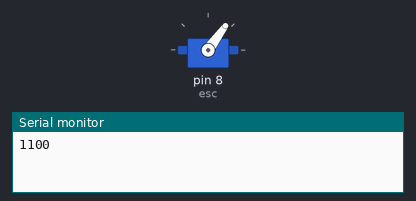
The sketch below on a simulated Arduino Uno, built with avr-gcc and run on an emulated ATmega328P. Parts: servo, the last lines printed to the serial monitor.

Above: at 0.05 s.
At 6.5 s:
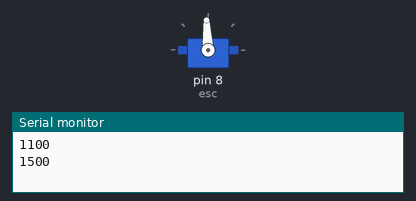
At 13.0 s:
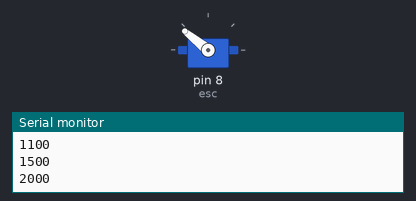
Timing chart, 0 to 16.9 s (numbered marks = the images above):
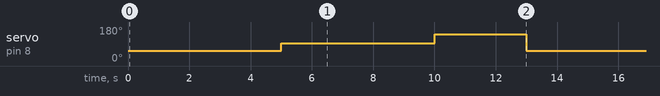

The sketch:

motor.ino
```cpp
#include <Servo.h>  //Vou usar a biblioteca de servo pra controlar o esc

Servo esc; //Criei uma classe servo com o nome esc

void setup()

{

esc.attach(8); //Estou dizendo para o arduino onde está conectado o pino de sinal do esc

esc.writeMicroseconds(1000); //Iniciaalizar o sinal em 1000, estará desligado o meu motor

Serial.begin(9600);

}

void loop()

{

int val; //Para armazenar os valores do potenciometro

//val= analogRead(A0); //Read input from analog pin a0 and store in val

//val= map(val, 0, 1023,1000,2000); //tenho que mapear, pois o potenciometro vai só de 0 a 1023, então preciso usar a funca


val=1100;


esc.writeMicroseconds(val); //usando o valor do potenciometro para controlar meu servo
Serial.println(val);

delay(5000);

val=1500;
esc.writeMicroseconds(val); //usando o valor do potenciometro para controlar meu servo
Serial.println(val);


delay(5000);
val=2000;
esc.writeMicroseconds(2000); //usando o valor do potenciometro para controlar meu servo
Serial.println(val);


delay(3000);

}
```

Measured:
- by itself, servo on pin 8 (esc): repeats every 13.0 s: 141° 3.0 s, 54° 5.0 s, 93° 5.0 s
